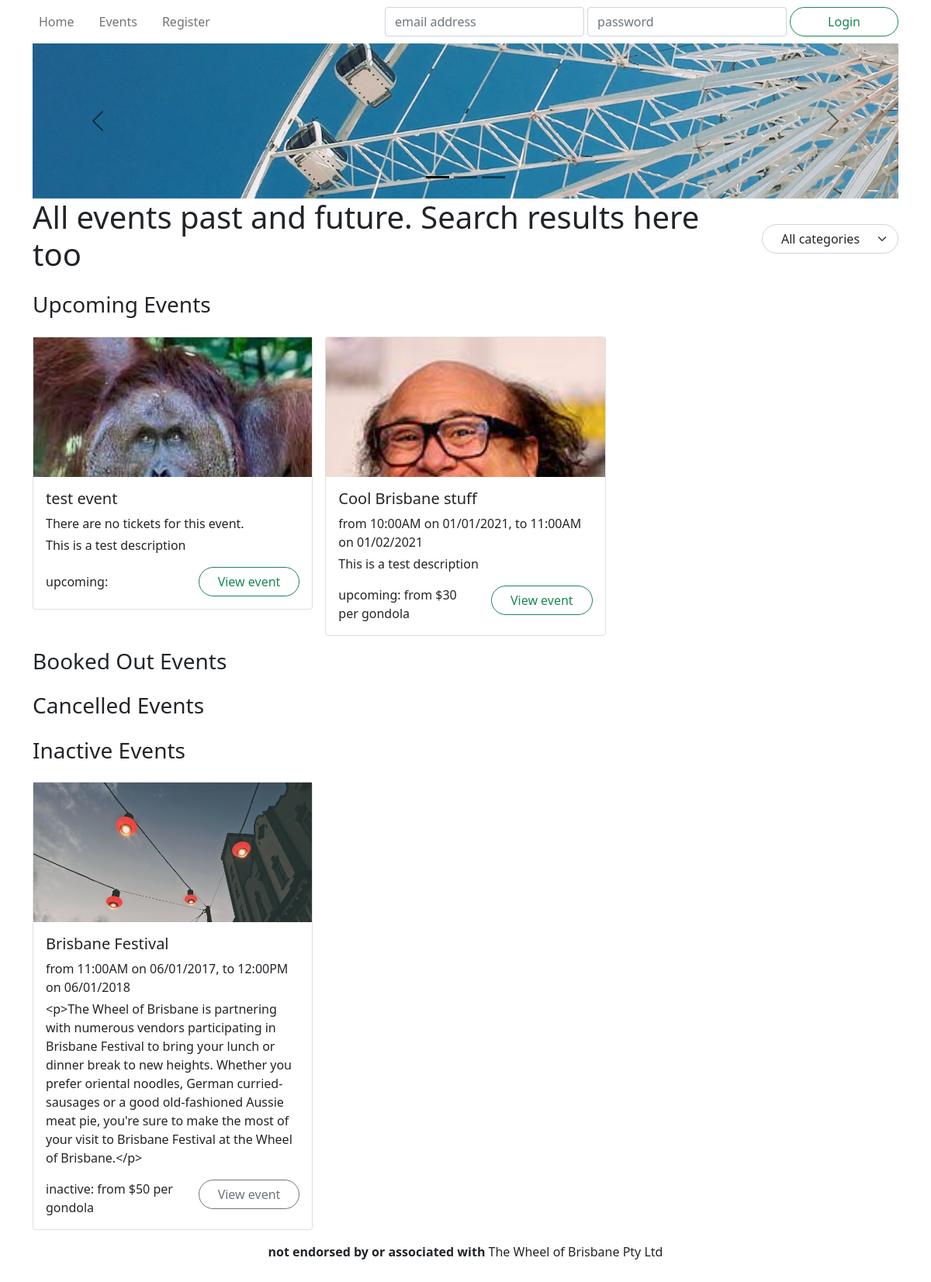
/events/, run on an earlier commit of the app's database.
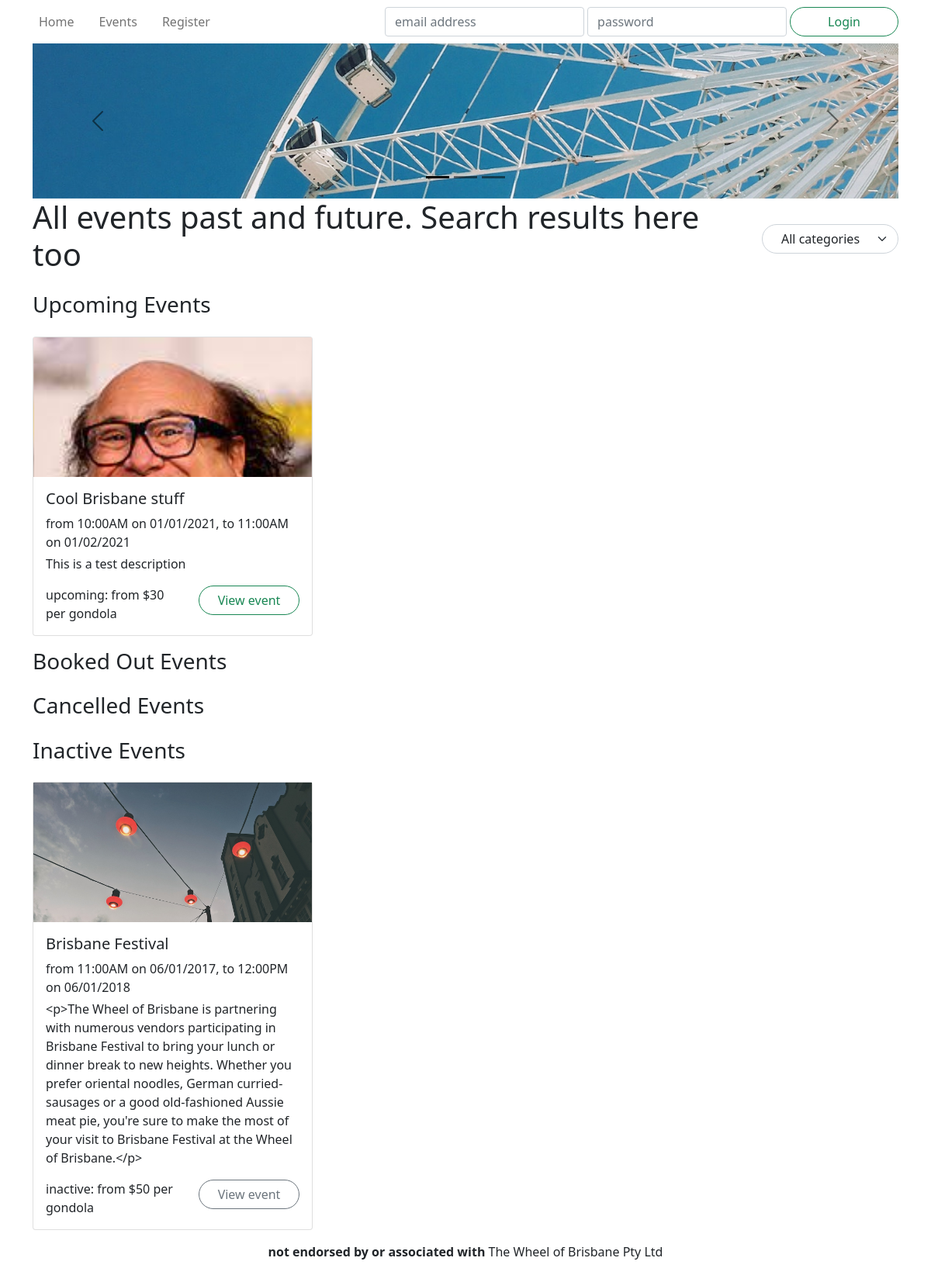
And on a later commit of the database.
### wheel/models.py (models this page shows, shortened)
class Event(db.Model):
    __tablename__ = 'events'
    id = db.Column(db.Integer, primary_key=True)
    name = db.Column(db.String(255), nullable=False)
    description = db.Column(db.Text)
    category = db.Column(db.String(40))
    status = db.Column(db.Enum('upcoming', 'inactive', 'cancelled', 'booked out'), nullable=False)
    image = db.Column(db.String(255))
    reviews = db.relationship('Review', backref='event')
    tickets = db.relationship('Ticket', backref='event')
    def getAllByStatus(input):
        return Event.query.filter_by(status=input).all()
    def getTicketsDateRange(self):
        x_min = datetime(3000,9,9)
        x_max = datetime(2000,9,9)
        test = datetime(3000,9,9)
        for x in self.tickets:
            if x.datetime < x_min:
                x_min = x.datetime
            if x.datetime > x_max:
                x_max = x.datetime
        low_date = x_min.strftime("%m/%d/%Y")
        low_time = x_min.strftime("%I:%M%p")
        high_date = x_max.strftime("%m/%d/%Y")
        high_time = x_max.strftime("%I:%M%p")
        if x_min == test:
            return "There are no tickets for this event."
        output = "from " + low_time + " on " + low_date + ",  to " + high_time + " on " + high_date
        return output
    def getTicketsPriceFrom(self):
        low_ticket = 100000
        for x in self.tickets:
            if x.price < low_ticket:
                low_ticket = x.price
        if low_ticket == 100000:
            return " "
        low = str(low_ticket)
        return "from $" + low + " per gondola"
    def getStatusColour(self):
        return {
            'upcoming': 'success',
            'inactive': 'secondary',
            'booked out': 'secondary',
            'cancelled': 'danger'
        }[self.status]

class Ticket(db.Model):
    __tablename__ = 'tickets'
    id = db.Column(db.Integer, primary_key=True)
    datetime = db.Column(db.DateTime, nullable=False)
    price = db.Column(db.Integer, nullable=False)
    remaining = db.Column(db.Integer, nullable=False)
    event_id = db.Column(db.Integer, db.ForeignKey('events.id'))

### wheel/views.py (the view)
@events.route('/')
def viewAll():
    upcoming = Event.getAllByStatus("upcoming")
    booked = Event.getAllByStatus("booked out")
    cancelled = Event.getAllByStatus("cancelled")
    inactive = Event.getAllByStatus("inactive")
    form = SearchForm() # TODO: create this form
    return render_template('events.html', upcoming = upcoming, booked = booked, cancelled = cancelled, inactive = inactive )

### wheel/forms.py
class SearchForm(FlaskForm):
    submit = SubmitField("Search")

### wheel/templates/events.html (shortened to what this page needs)
{% extends 'base.html' %}
{% block hero %}
<div id="hero-mini" class="carousel carousel-dark slide" data-bs-ride="carousel">
    <div class="carousel-indicators">
        <button type="button" class="active"
                data-bs-target="#hero" data-bs-slide-to="0"></button>
        <button type="button"
                data-bs-target="#hero" data-bs-slide-to="1"></button>
        <button type="button"
                data-bs-target="#hero" data-bs-slide-to="2"></button>
    </div>
    <div class="carousel-inner">
        <div class="carousel-item active">
            <div style="background-image: url('/static/images/bluesky.jpg');"></div>
        </div>
    </div>
    <button type="button" class="carousel-control-prev"
            data-bs-target="#hero" data-bs-slide="prev">
        <span class="carousel-control-prev-icon"></span>
    </button>
    <button type="button" class="carousel-control-next"
            data-bs-target="#hero" data-bs-slide="next">
        <span class="carousel-control-next-icon"></span>
    </button>
</div>
{% endblock %}
{% block title %}All events past and future. Search results here too{% endblock %}
{% block header_buttons %}
    <div class="col-6 col-md-auto my-auto">
        <select id="catselect" class="form-select rounded-pill ps-4 pe-5" >
            <option value="" selected>All categories</option>
        </select>
    </div>
{% endblock %}
{% block content %}
<section>
    <header class="row mb-3">
        <h3 class="col-auto">Upcoming Events</h3>
    </header>
    <div class="row row-cols-1 row-cols-md-2 row-cols-xl-3 mb-3 g-3">
        {% for event in upcoming %}
        <div class="col event fireworks">
            <article class="card">
                <a href="{{url_for('events.view', id=event.id)}}" class="card-image" style="background-image: url('{{ event.image }}'); background-position: top;"></a>
                <div class="card-body">
                    <h5 class="card-title">{{ event.name }}</h5>
                    <p class="mb-1">
                        {{ event.getTicketsDateRange() }}
                    </p>
                <p class="card-text">{{ event.description }}</p>
                    <div class="row">
                        <span class="col my-auto">{{ "{}: {}".format( event.status, event.getTicketsPriceFrom() ) }}</span>
                        <span class="col-auto"><a href="{{url_for('events.view', id=event.id)}}" class="btn btn-outline-{{ event.getStatusColour() }} rounded-pill px-4">View event</a></span>
                    </div>
                </div>
            </article>
        </div>
        {% endfor %}
    </div>
    <header class="row mb-3">
        <h3 class="col-auto">Booked Out Events</h3>
    </header>
    <header class="row mb-3">
        <h3 class="col-auto">Cancelled Events</h3>
    </header>
    <header class="row mb-3">
        <h3 class="col-auto">Inactive Events</h3>
    </header>
    <div class="row row-cols-1 row-cols-md-2 row-cols-xl-3 mb-3 g-3">
        {% for event in inactive %}
        <div class="col event fireworks">
            <article class="card">
                <a href="{{url_for('events.view', id=event.id)}}" class="card-image" style="background-image: url('{{ event.image }}'); background-position: top;"></a>
                <div class="card-body">
                    <h5 class="card-title">{{ event.name }}</h5>
                    <p class="mb-1">
                        {{ event.getTicketsDateRange() }}
                    </p>
                <p class="card-text">{{ event.description }}</p>
                    <div class="row">
                        <span class="col my-auto">{{ "{}: {}".format( event.status, event.getTicketsPriceFrom() ) }}</span>
                        <span class="col-auto"><a href="{{url_for('events.view', id=event.id)}}" class="btn btn-outline-{{ event.getStatusColour() }} rounded-pill px-4">View event</a></span>
                    </div>
                </div>
            </article>
        </div>
        {% endfor %}
    </div>
</section>
{% endblock %}

### wheel/templates/base.html (shortened to what this page needs)
<!DOCTYPE html>
<html lang="en">
<head>
    <link href="https://cdn.jsdelivr.net/npm/bootstrap@5.0.0-beta3/dist/css/bootstrap.min.css"
            rel="stylesheet">
    <link rel="stylesheet" href="/static/css/unbootstrapify.css">
</head>
<body>
    <div class="container">
        <header>
            <nav class="navbar navbar-expand-lg navbar-light justify-content-between">
                <div class="navbar-nav flex-row gap-3">
                    <a class="nav-link" href="{{ url_for('main.index') }}">Home</a>
                    <a class="nav-link" href="{{ url_for('events.viewAll') }}">Events</a>
                    {% if current_user.is_authenticated %}
                    <a class="nav-link" href="{{ url_for('main.bookings') }}">My Bookings</a>
                    {% else %}
                    <a class="nav-link" href="{{ url_for('auth.register') }}">Register</a>
                    {% endif %}
                </div>
                <div class="collapse navbar-collapse flex-grow-0" id="navbarlogin">
                    {% if not current_user.is_authenticated %}
                    <form method="POST" action="{{ url_for('auth.login') }}" class="navbar-nav flex-row gap-1">
                        <input name="email" type="text" required
                                class="form-control" placeholder="email address">
                        <input name="password" type="password" required
                                class="form-control" placeholder="password">
                        <button class="btn btn-outline-success rounded-pill px-5" type="submit">Login</button>
                    </form>
                    {% else %}
                    <form action="{{ url_for('auth.logout') }}" class="navbar-nav flex-row gap-1">
                        <button class="btn btn-outline-primary rounded-pill px-5" type="submit">Logout</button>
                    </form>
                    {% endif %}
                </div>
            </nav>
            {% block hero %}
            {% endblock %}
        </header>
        <main>
            <header class="row mb-3">
                <div class="col-md"><h1>{% block title %}{% endblock %}</h1></div>
                {% block header_buttons %}{% endblock %}
            </header>
            {% block content %}
            {% endblock %}
        </main>
        <footer class="text-center footer"><strong>not endorsed by or associated with </strong>The Wheel of Brisbane Pty Ltd</footer>
    </div>
</body>
</html>

What changed in the data, as far as the page shows it:
removed Event: image (picture), name "test event", getTicketsDateRange "There are no tickets for this event.", description "This is a test description", status "upcoming:", shown under "Upcoming Events"
